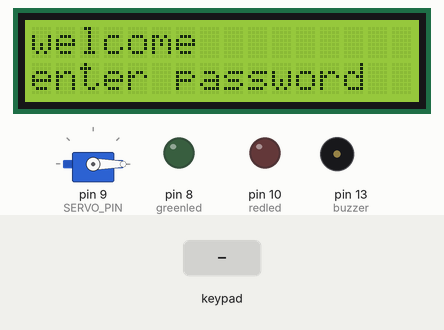
Bench run of a sketch on a simulated Arduino Uno, built with avr-gcc and run on an emulated ATmega328P. Shown: servo, 16×2 character LCD, output pins drawn as LEDs (lit = HIGH), buzzer (waves = sounding). Inputs (shaded band) come from the test bench.

Above: at 1.7 s.
1.8 s: key '#' pressed
At 3.7 s:
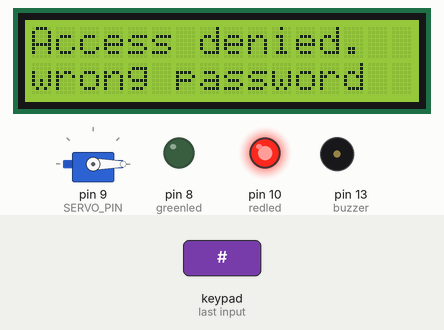
4.1 s: keypad keys 1 2 3 4 # pressed 0.4 s apart
At 8.7 s:
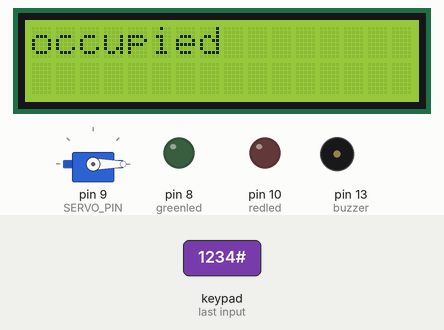
9.1 s: key '*' pressed
At 10.0 s:
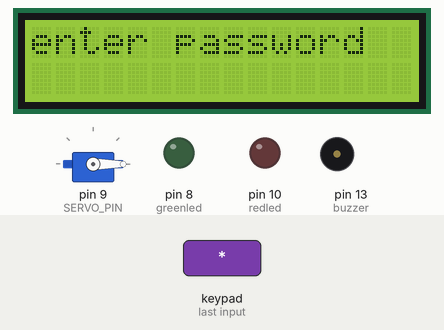
Timing chart, 0 to 12.1 s (numbered marks = the images above; inputs shaded):
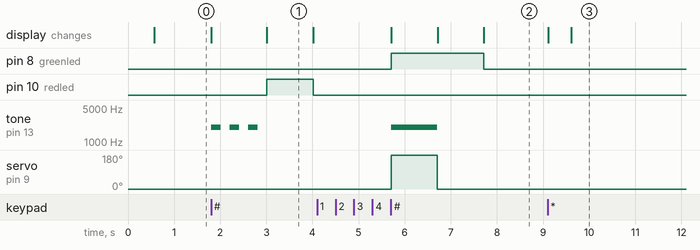

The sketch:

key_pad_door_opening.ino
```cpp
#include <LiquidCrystal.h>
#include <Keypad.h>
#include <Servo.h>


#define SERVO_PIN 9
#define greenled 8
#define redled 10
#define buzzer 13

const int rs = 12, en = 11, d4 = A0, d5 = A1, d6 = A2, d7 = A3;
LiquidCrystal lcd(rs, en, d4, d5, d6, d7);


Servo doorServo;

int pos =0;
const unsigned long doorOpenTime = 1000;
const unsigned long doorClosedTime = 1000;


const byte ROWS = 4;
const byte COLS = 3;

// Define the keymap for the keypad
char keys[ROWS][COLS] = {
  {'1', '2', '3'},
  {'4', '5', '6'},
  {'7', '8', '9'},
  {'*', '0', '#'}
};

// Define the row and column pins connected to the keypad
byte rowPins[ROWS] = {0, 1, 2, 3}; // Connect to the row pins of the keypad
byte colPins[COLS] = {4, 5, 6}; // Connect to the column pins of the keypad

// Create the Keypad object
Keypad keypad = Keypad(makeKeymap(keys), rowPins, colPins, ROWS, COLS);

// Define the password
String password = "1234";
String inputPassword = ""; // Variable to store user input


const int LOCKED_POSITION = 0;
const int UNLOCKED_POSITION = 180; // Unlocked position

void setup() {
  // Initialize the servo
  doorServo.attach(SERVO_PIN);
  doorServo.write(LOCKED_POSITION); // Start with the door locked
  lcd.begin(16, 2);
  lcd.print("welcome");
  delay(500);
  lcd.setCursor(0, 2);
  lcd.print("enter password");


  pinMode(greenled, OUTPUT);
  pinMode(redled, OUTPUT);
  pinMode(buzzer, OUTPUT);

}

void loop() {
  char key = keypad.getKey(); // Get the key pressed

  if (key) { // If a key is pressed

    if (key == '#') { // '#' is used to submit the password
      if (inputPassword == password) {
        lcd.clear();
        lcd.print("Access granted");
        doorServo.write(UNLOCKED_POSITION);
        tone(buzzer, 2000);
        digitalWrite(greenled, HIGH);
        digitalWrite(redled, LOW); // Unlock the door

        delay(1000); // Keep the door unlocked for 5 seconds
        noTone(buzzer);
        doorServo.write(LOCKED_POSITION); // Lock the door again
        lcd.clear();
        lcd.print("Door locked.");
        delay(1000);
        lcd.clear();
        lcd.print("occupied");
        digitalWrite(greenled, LOW);
        digitalWrite(redled, LOW);


      } else {
        lcd.clear();
        lcd.print("Access denied.");
        lcd.setCursor(0, 2);
        for (int i = 0; i< 3; i++) {

          tone(buzzer, 2000);
          delay(200);
          noTone(buzzer);
          delay(200);

        }
        lcd.print("wrong password");
        digitalWrite(greenled, LOW);
        digitalWrite(redled, HIGH);
        delay(1000);
        lcd.clear();
        lcd.print("press * to clear");
        digitalWrite(greenled, LOW);
        digitalWrite(redled, LOW);


      }
      inputPassword = ""; // Reset the input password
    } else if (key == '*') { // '*' is used to clear the input
      inputPassword = "";
      lcd.clear();
      lcd.print("Input cleared.");
      delay(500);
      lcd.clear();
      lcd.print("enter password");
    } else {
      inputPassword += key; // Append the key to the input password
      Serial.print("Current input: ");
      Serial.println(inputPassword);
    }
  }
}
```

Measured:
- after the input at 1.8 s, pin 10 (redled): LOW → HIGH after 1.2 s, → LOW 1.0 s later; tone on pin 13 (buzzer): alternates 2000 Hz for 0.20 s and silent for 0.20 s, 6 changes in all, then stays silent, starting at once; the display: first changes at once (image 1 shows a later state)
- after the input at 4.1 s, pin 8 (greenled): LOW → HIGH after 1.6 s, → LOW 2.0 s later; tone on pin 13 (buzzer): silent → 2000 Hz after 1.6 s, → silent 1.0 s later; servo on pin 9 (SERVO_PIN): 0° → 180° after 1.6 s, → 0° 1.0 s later; the display: first changes after 1.6 s (image 2 shows a later state)
- after the input at 9.1 s, the display: first changes at once (image 3 shows a later state)
- what the display in image 1 shows lasts 1.0 s, from 3.0 s to 4.0 s
